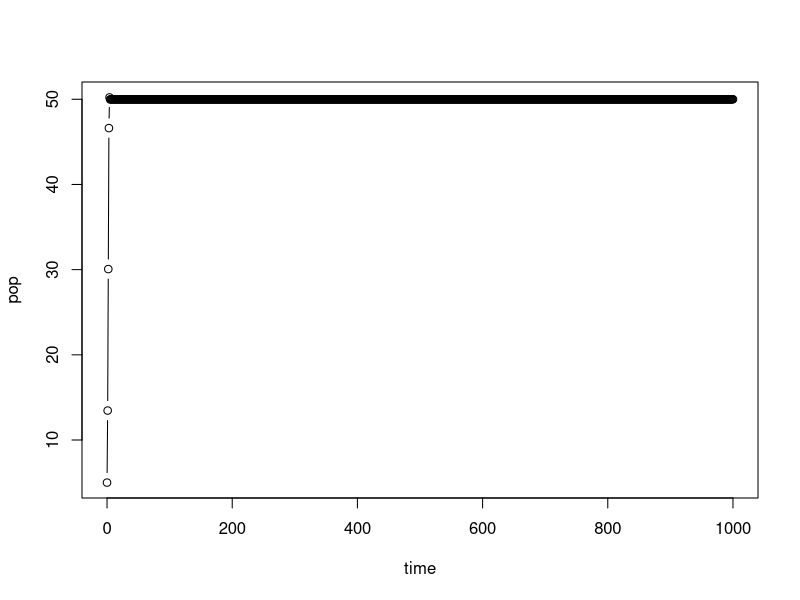
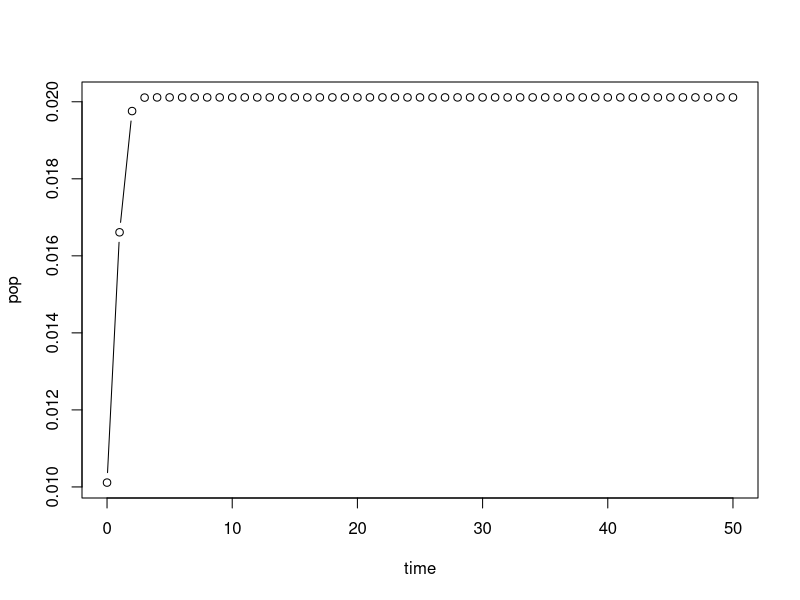
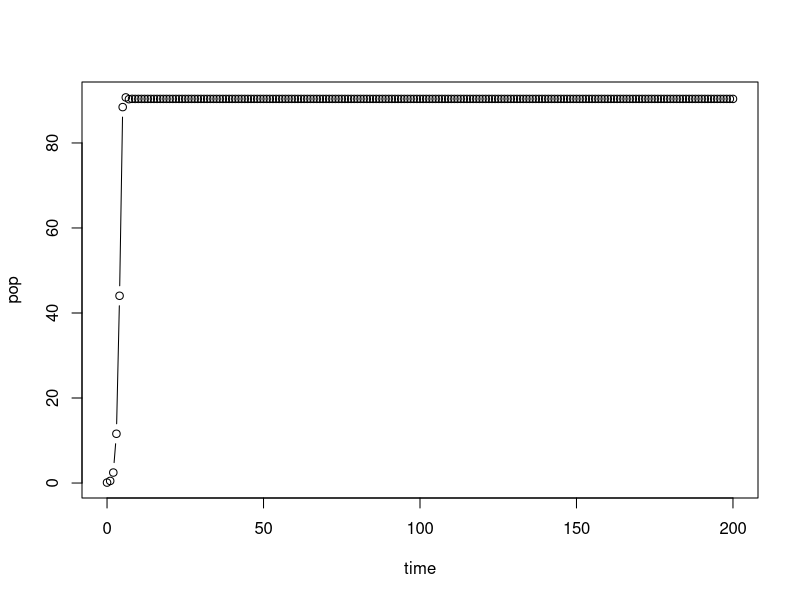
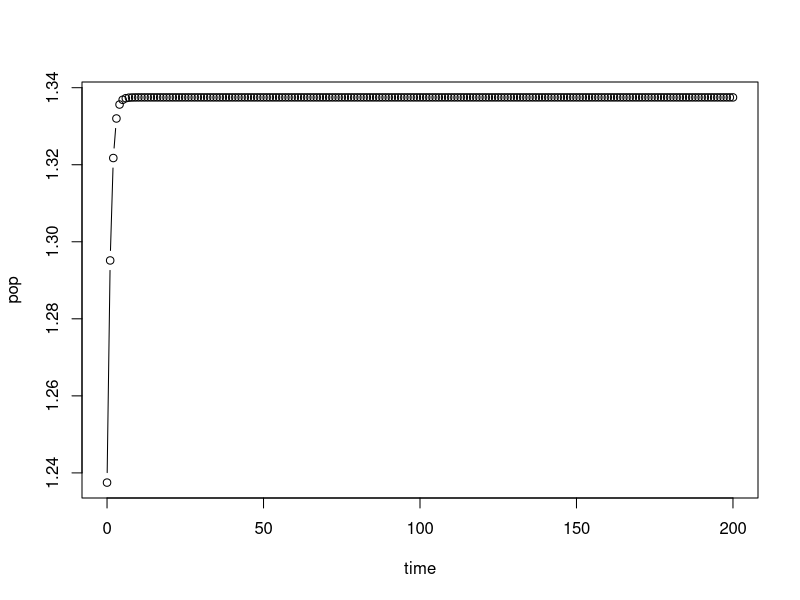
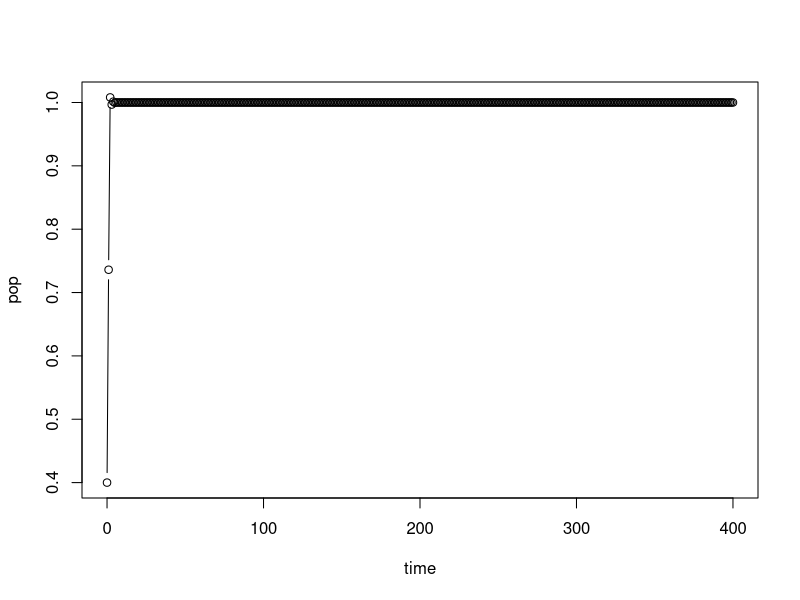
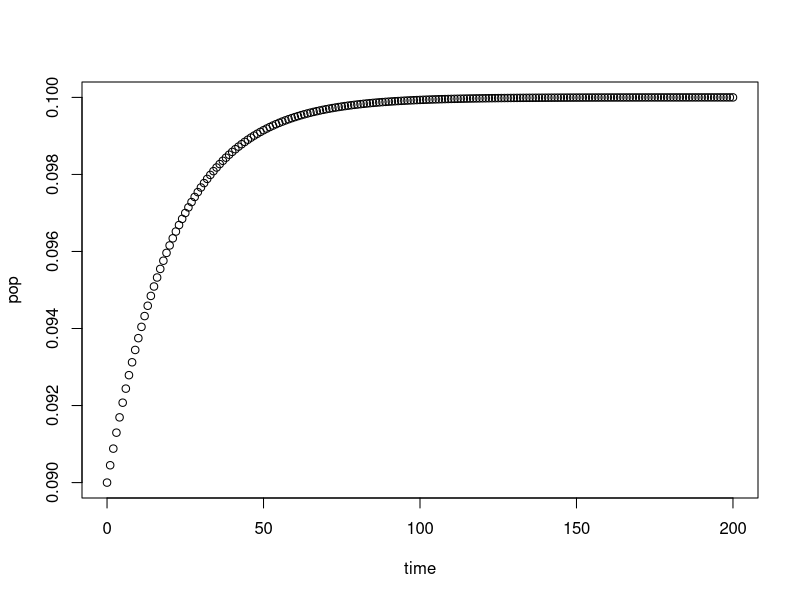
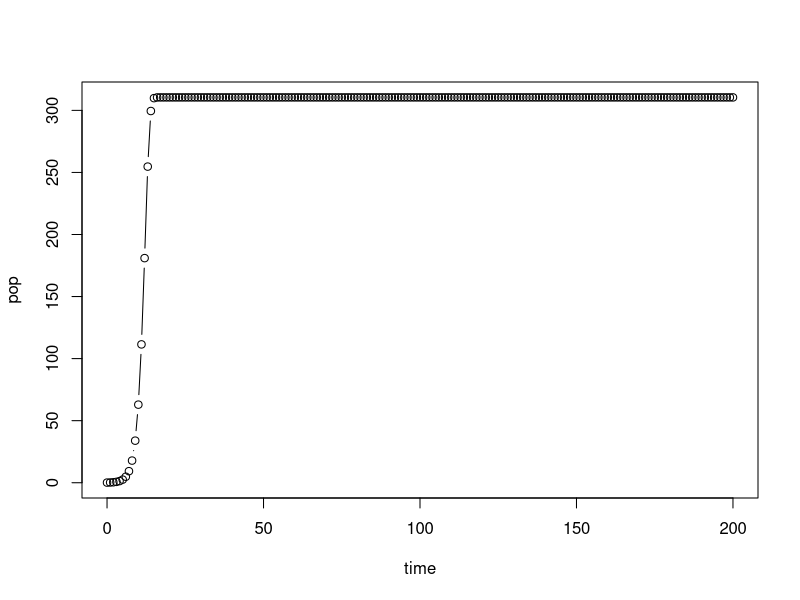
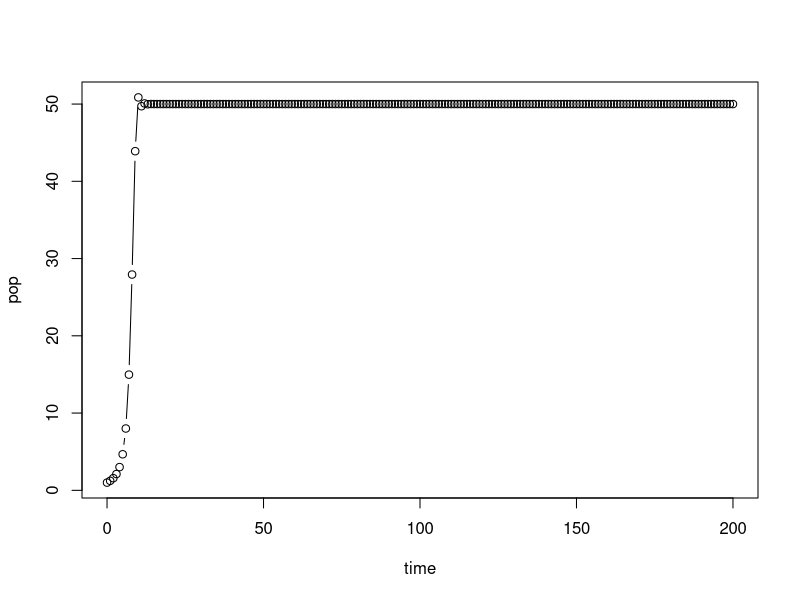

R code for these plots, in order:
# Exploring Ricker model
Ricker<-function(r,K,p0,lensim){
  pop<-c(p0)
  time<-c(0)
  # po<-rep(K,r)
  # print(po)
  
  for(it in c(1:lensim)){
    pt<-p0*exp(r*(1-(p0/K)))
    time<-c(time,it)
    pop<-c(pop,pt)
    p0<-pt
  }
  
  plot(time,pop,type="b")
  
}

#call the function
Ricker(r=1.1,K=50,p0=5,lensim=1000) # bifurcation point r=1
#-------------------------------------------------------

# Exploring Hassell model
# help: https://jmahaffy.sdsu.edu/courses/s00a/math121/lectures/qual_discrete/qualdiscrete.html#Hassell
#       https://www.jstor.org/stable/pdf/3863.pdf?refreqid=excelsior%3A348907abb1bca7f039109d94db5667b5
#       http://lab.rockefeller.edu/cohenje/PDFs/231CohenUnexpectedDominanceHighFreqChaoticNonlinPpnModelsLet.pdf

Hassell<-function(r,a,b,p0,lensim){
  pop<-c(p0)
  time<-c(0)
  
  for(it in c(1:lensim)){
    pt<-(r*p0)/((1+(a*p0))^b)
    time<-c(time,it)
    pop<-c(pop,pt)
    p0<-pt
  }
  
  r1<-((b/(b-1)))^b
  r2<-((b/(b-2)))^b
  plot(time,pop,type="b")
  return(pop)
  
  
  #provided b>2 (to get finite r2), these are the stability conditions:
  cat("For stable, monotonic approach towards eqm. upper limit of r should be",r1,"\n")

  cat("For stable, oscillatory approach towards eqm. upper limit of r should be within ",r1,"to",r2,"\n")
  
}

#call the function
r<-2.72
a<-0.5
b<-100
K_e<-((r^(1/b))-1)/a
K_e
x<-Hassell(r=r, a=a, b=b, p0=K_e-0.01, lensim=50) #b~1.5 : contest, b~100 : scramble
diff(x)
Hassell(r=5, a=0.01, b=2.5, p0=0.1, lensim=200) # see change : r=5,a=0.5 and vary b 1.5 to 5.5
#----------------------------------------------------------------------------------------------------
# Exploring Maynard Smith model
Msmith<-function(r,a,b,p0,lensim){
  pop<-c(p0)
  time<-c(0)
  
  for(it in c(1:lensim)){
    pt<-(r*p0)/(1+((a*p0)^b))
    time<-c(time,it)
    pop<-c(pop,pt)
    p0<-pt
  }
  
  plot(time,pop,type="b")
  
}

#call the function
r<-1.2
a<-0.5
b<-4
K_e<-((r-1)^(1/b))/a
K_e
Msmith(r=r,a=a,b=b,p0=K_e-0.1,lensim=200) #see changes as r=5,a=0.5 and vary b : 1,1.5,2,4
                                          #see changes as a=0.5,b=4 and vary r : 1.2, 1.5, 2
#--------------------------------------------------------------------------------------------------

# Exploring Verhulst model
Verhulst<-function(r,p0,lensim){
  pop<-c(p0)
  time<-c(0)
  # po<-rep(K,r)
  # print(po)
  
  for(it in c(1:lensim)){
    pt<-p0*(1+r*(1-p0))
    time<-c(time,it)
    pop<-c(pop,pt)
    p0<-pt
  }
  
  plot(time,pop,type="b")
}

#call the function
Verhulst(r=1.4,p0=0.4,lensim=400) # eqm. point =1

#-------------------------------------------------------------
# Exploring pennycuick model
Pennycuick<-function(r,a,b,p0,lensim){
  pop<-c(p0)
  time<-c(0)
  
  for(it in c(1:lensim)){
    pt<-(r*p0)/(1+exp(-a*(1-(p0/b))))
    time<-c(time,it)
    pop<-c(pop,pt)
    p0<-pt
  }
  
  plot(time,pop,type="b")
  
}

#call the function
a<-0.1
b<-0.1
r<-2
K_e<-(b/a)*(a+log(r-1))
K_e
Pennycuick(r=r,a=a,b=b,p0=K_e-0.01,lensim=200) 

#-----------------------------------------
# Exploring Malthus model
Malthus<-function(r,K,L,p0,lensim){
  pop<-c(p0)
  time<-c(0)
  
  for(it in c(1:lensim)){
    pt<-r*p0*(K-p0+(L*log(p0)))
    time<-c(time,it)
    pop<-c(pop,pt)
    p0<-pt
  }
  
  plot(time,pop,type="b")
  
}

#call the function
r<-0.0032
K<-600
L<-4

Malthus(r=r,K=K,L=L,p0=0.1,lensim=200) 

#-----------------------------------------
# Exploring Austin-Brewer model
AustinBrewer<-function(r,K,s,p0,lensim){
  pop<-c(p0)
  time<-c(0)
  
  for(it in c(1:lensim)){
    pt<-p0*(1+(r*(K-p0)*(1-exp(-s*p0)))) 
    time<-c(time,it)
    pop<-c(pop,pt)
    p0<-pt
  }
  
  plot(time,pop,type="b")
  
}

#call the function
s<-0.2
K<-50
rc<-1/(K*(1-exp(-s*K)))
rc
r<-0.026
AustinBrewer(r=r,K=K,s=s,p0=1,lensim=200) 

#----------------------------------------------------
# Exploring Varley model

Varley<-function(r,b,C,p0,lensim){
  pop<-c(p0)
  time<-c(0)
  
  for(it in c(1:lensim)){
    if(p0<=C){
      pt<-r*p0
    }else{
      pt<-r*(p0^(1-b))
    }
    time<-c(time,it)
    pop<-c(pop,pt)
    p0<-pt
  }
  
  plot(time,pop,type="b")
  
}

#call the function
b<-1.4
r<-4
C<-1
p0<-r^(1/b)
p0
Varley(r=r,b=b,C=C,p0=p0-1,lensim=200) 
